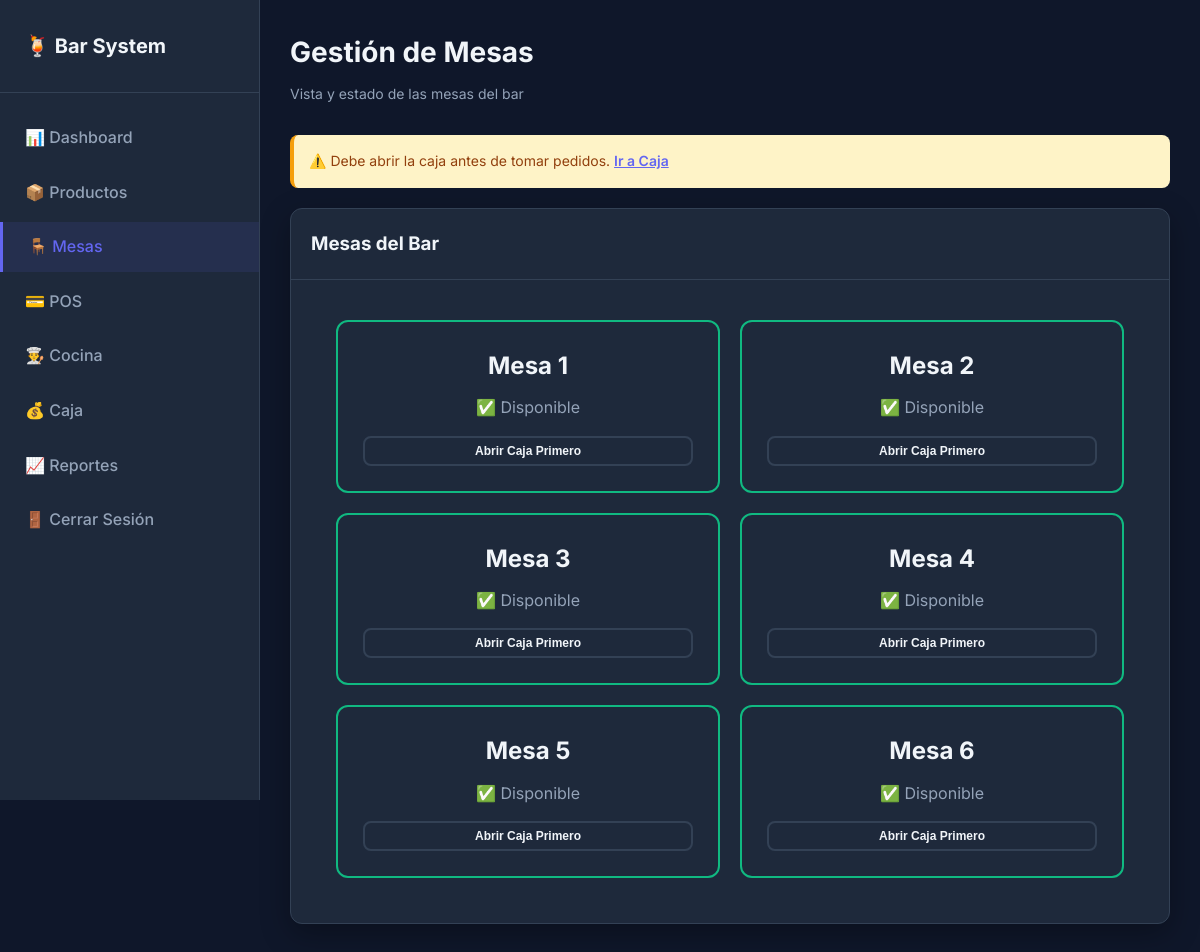
/tables.php (signed in), run on the app's committed database.
### tables this page shows
CREATE TABLE IF NOT EXISTS tables (
  id INT AUTO_INCREMENT PRIMARY KEY,
  name VARCHAR(50) NOT NULL UNIQUE,
  status ENUM('available','occupied','reserved') DEFAULT 'available'
);

### tables.php (the view, shortened to what this page needs)
<?php
require_once __DIR__ . '/config/db.php';
$stmt = $pdo->query('SELECT * FROM cash_register WHERE type = "open" AND status = "active" ORDER BY date_created DESC LIMIT 1');
$active_register = $stmt->fetch();
$stmt = $pdo->query('
    SELECT t.*,
           o.id as order_id,
           o.total as order_total,
           o.status as order_status
    FROM tables t
    LEFT JOIN orders o ON t.id = o.table_id AND o.status = "pending"
    ORDER BY t.name
');
$tables = $stmt->fetchAll();
?>
<?php include __DIR__ . '/includes/header.php'; ?>
<div class="dashboard-wrapper">
    <?php if ($_SESSION['role_id'] == 1): ?>
    <aside class="sidebar">
        <div class="sidebar-header">
            <h2>🍹 Bar System</h2>
        </div>
        <ul class="sidebar-menu">
            <li><a href="dashboard.php">📊 Dashboard</a></li>
            <li><a href="products.php">📦 Productos</a></li>
            <li><a href="tables.php" class="active">🪑 Mesas</a></li>
            <li><a href="pos.php">💳 POS</a></li>
            <li><a href="kitchen.php">👨‍🍳 Cocina</a></li>
            <li><a href="cash_register.php">💰 Caja</a></li>
            <li><a href="reports.php">📈 Reportes</a></li>
            <li><a href="logout.php">🚪 Cerrar Sesión</a></li>
        </ul>
    </aside>
    <?php endif; ?>
    <main class="main-content" style="<?= $_SESSION['role_id'] == 2 ? 'margin-left: 0;' : '' ?>">
        <div class="page-header">
            <h1>Gestión de Mesas</h1>
            <p>Vista y estado de las mesas del bar</p>
        </div>
        <?php if (!$active_register): ?>
            <div class="alert alert-warning">
                ⚠️ Debe abrir la caja antes de tomar pedidos. <a href="cash_register.php" style="color: var(--primary); font-weight: 600;">Ir a Caja</a>
            </div>
        <?php endif; ?>
        <div class="card">
            <div class="card-header">
                <h3>Mesas del Bar</h3>
            </div>
            <div class="tables-grid">
                <?php foreach ($tables as $table): ?>
                    <div class="table-card table-<?= $table['order_id'] ? 'occupied' : 'available' ?>">
                        <div class="table-name"><?= htmlspecialchars($table['name']) ?></div>
                        <div class="table-status">
                            <?php if ($table['order_id']): ?>
                                🔴 Ocupada
                            <?php else: ?>
                                ✅ Disponible
                            <?php endif; ?>
                        </div>
                        <?php if ($table['order_id']): ?>
                            <div class="table-total">
                                Total: C$<?= number_format($table['order_total'], 2) ?>
                            </div>
                            <div class="table-actions">
                                <a href="view_order.php?table=<?= $table['id'] ?>" class="btn btn-sm btn-primary">Ver Cuenta</a>
                            </div>
                        <?php else: ?>
                            <div class="table-actions">
                                <?php if ($active_register): ?>
                                    <a href="pos.php?table=<?= $table['id'] ?>" class="btn btn-sm btn-primary">Tomar Pedido</a>
                                <?php else: ?>
                                    <button class="btn btn-sm btn-secondary" disabled>Abrir Caja Primero</button>
                                <?php endif; ?>
                            </div>
                        <?php endif; ?>
                    </div>
                <?php endforeach; ?>
            </div>
        </div>
    </main>
</div>
<?php include __DIR__ . '/includes/footer.php'; ?>

### assets/css/style.css (style rules this page uses)
:root { --primary: #6366f1; --primary-dark: #4f46e5; --secondary: #ec4899; --accent: #f59e0b; --success: #10b981; --danger: #ef4444; --bg-primary: #0f172a; --bg-secondary: #1e293b; --bg-card: #1e293b; --text-primary: #f1f5f9; --text-secondary: #94a3b8; --border-color: #334155; --shadow: 0 10px 30px rgba(0, 0, 0, 0.3); }
* { margin: 0; padding: 0; box-sizing: border-box; }
body { font-family: 'Inter', -apple-system, BlinkMacSystemFont, 'Segoe UI', sans-serif; background: var(--bg-primary); color: var(--text-primary); line-height: 1.6; overflow-x: hidden; }
.dashboard-wrapper { display: flex; min-height: 100vh; }
.sidebar { width: 260px; background: var(--bg-secondary); border-right: 1px solid var(--border-color); padding: 30px 0; position: fixed; height: 100vh; overflow-y: auto; }
.sidebar-header { padding: 0 25px 30px; border-bottom: 1px solid var(--border-color); }
.sidebar-header h2 { color: var(--text-primary); font-size: 20px; font-weight: 700; }
.sidebar-menu { list-style: none; padding: 20px 0; }
.sidebar-menu li { margin-bottom: 5px; }
.sidebar-menu a { display: flex; align-items: center; padding: 12px 25px; color: var(--text-secondary); text-decoration: none; transition: all 0.3s ease; font-weight: 500; }
.sidebar-menu a.active { background: rgba(99, 102, 241, 0.1); color: var(--primary); border-left: 3px solid var(--primary); }
.main-content { flex: 1; margin-left: 260px; padding: 30px; background: var(--bg-primary); }
.page-header { margin-bottom: 30px; }
.page-header h1 { font-size: 28px; color: var(--text-primary); margin-bottom: 8px; }
.page-header p { color: var(--text-secondary); font-size: 14px; }
.card { background: var(--bg-card); border-radius: 12px; padding: 25px; box-shadow: var(--shadow); border: 1px solid var(--border-color); margin-bottom: 25px; }
.card-header { padding: 20px; border-bottom: 1px solid var(--border-color); margin: -25px -25px 20px -25px; border-radius: 12px 12px 0 0; }
.card-header h3 { margin: 0; color: var(--text-primary); }
.btn { padding: 10px 20px; border-radius: 8px; border: none; font-weight: 600; cursor: pointer; transition: all 0.3s ease; font-size: 14px; }
.btn-sm { padding: 6px 12px; font-size: 12px; }
.btn-secondary { background: var(--bg-secondary); color: var(--text-primary); border: 2px solid var(--border-color); }
.alert { padding: 15px 20px; border-radius: 8px; margin-bottom: 25px; font-size: 14px; }
.alert-warning { background: #fef3c7; color: #92400e; border-left: 4px solid #f59e0b; }

### tables.php (style rules this page uses)
.tables-grid { display: grid; grid-template-columns: repeat(auto-fill, minmax(250px, 1fr)); gap: 20px; padding: 20px; }
.table-card { background: var(--bg-secondary); border-radius: 12px; padding: 25px; text-align: center; border: 2px solid var(--border-color); transition: all 0.3s ease; }
.table-available { border-color: #10b981; }
.table-name { font-size: 24px; font-weight: 700; color: var(--text-primary); margin-bottom: 10px; }
.table-status { font-size: 16px; margin-bottom: 15px; color: var(--text-secondary); }
.table-actions { display: flex; flex-direction: column; gap: 10px; }
.alert-warning { background: #fef3c7; color: #92400e; padding: 15px; border-radius: 8px; margin-bottom: 20px; border-left: 4px solid #f59e0b; }

### data on the page
tables: name "Mesa 1"
tables: name "Mesa 2"
tables: name "Mesa 3"
tables: name "Mesa 4"
tables: name "Mesa 5"
tables: name "Mesa 6"
